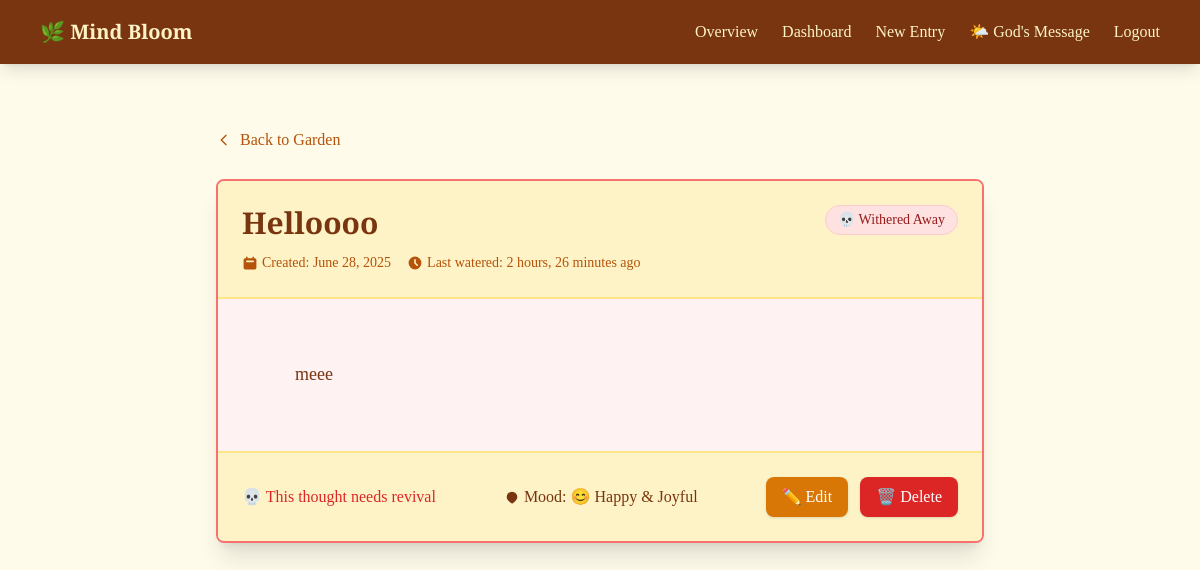
Page /entry/2/view/ (signed in) on the committed database.
### core/models.py (models this page shows, shortened)
class Entry(models.Model):
    MOODS = [
        ('happy', '😊 Happy & Joyful'),
        ('sad', '😢 Sad & Melancholy'),
        ('excited', '🎉 Excited & Energetic'),
        ('calm', '😌 Calm & Peaceful'),
        ('anxious', '😰 Anxious & Worried'),
        ('grateful', '🙏 Grateful & Thankful'),
        ('reflective', '🤔 Reflective & Thoughtful'),
        ('creative', '🎨 Creative & Inspired'),
        ('nostalgic', '💭 Nostalgic & Reminiscent'),
    ]
    user = models.ForeignKey(User, on_delete=models.CASCADE)
    memory_title = models.CharField(max_length=200)
    content = models.TextField()
    created_at = models.DateTimeField(auto_now_add=True)
    last_watered = models.DateTimeField(default=timezone.now)
    is_dead = models.BooleanField(default=False)  # ✅ BooleanField
    mood = models.CharField(max_length=20, choices=MOODS, default='happy')

### core/views.py (the view)
# urls.py: path('entry/<int:entry_id>/view/', views.view_entry, name='view_entry'),
@login_required
def view_entry(request, entry_id):
    entry = get_object_or_404(Entry, id=entry_id, user=request.user)
    return render(request, 'journal/view_entry.html', {'entry': entry})

### templates/journal/view_entry.html (shortened to what this page needs)
{% extends "base.html" %}
{% block content %}
<div class="max-w-3xl mx-auto mt-8">
  <div class="mb-6">
    <a href="{% url 'dashboard' %}"
       class="inline-flex items-center text-amber-700 hover:text-amber-900 font-medium transition-colors duration-200">
      <svg class="w-4 h-4 mr-2" fill="none" stroke="currentColor" viewBox="0 0 24 24">
        <path stroke-linecap="round" stroke-linejoin="round" stroke-width="2" d="M15 19l-7-7 7-7"></path>
      </svg>
      Back to Garden
    </a>
  </div>
  <article class="bg-amber-50 border-2 rounded-lg shadow-xl overflow-hidden
                 {% if entry.is_dead %}
                   border-red-400 bg-red-50
                 {% else %}
                   border-amber-300
                 {% endif %}">
    <header class="bg-amber-100 border-b-2 border-amber-200 p-6">
      <div class="flex items-start justify-between">
        <div class="flex-1">
          <h1 class="font-display text-3xl font-semibold text-amber-900 mb-3">
            {{ entry.memory_title }}
          </h1>
          <div class="flex flex-wrap items-center gap-4 text-sm text-amber-700">
            <div class="flex items-center">
              <svg class="w-4 h-4 mr-1" fill="currentColor" viewBox="0 0 20 20">
                <path fill-rule="evenodd" d="M6 2a1 1 0 00-1 1v1H4a2 2 0 00-2 2v10a2 2 0 002 2h12a2 2 0 002-2V6a2 2 0 00-2-2h-1V3a1 1 0 10-2 0v1H7V3a1 1 0 00-1-1zm0 5a1 1 0 000 2h8a1 1 0 100-2H6z" clip-rule="evenodd"></path>
              </svg>
              Created: {{ entry.created_at|date:"F j, Y" }}
            </div>
            <div class="flex items-center">
              <svg class="w-4 h-4 mr-1" fill="currentColor" viewBox="0 0 20 20">
                <path fill-rule="evenodd" d="M10 18a8 8 0 100-16 8 8 0 000 16zm1-12a1 1 0 10-2 0v4a1 1 0 00.293.707l2.828 2.829a1 1 0 101.415-1.415L11 9.586V6z" clip-rule="evenodd"></path>
              </svg>
              Last watered: {{ entry.last_watered|timesince }} ago
            </div>
          </div>
        </div>
        <div class="ml-4">
          {% if not entry.is_dead %}
            <span class="inline-flex items-center px-3 py-1 rounded-full text-sm font-medium bg-green-100 text-green-800 border border-green-200">
              🌱 Growing Strong
            </span>
          {% else %}
            <span class="inline-flex items-center px-3 py-1 rounded-full text-sm font-medium bg-red-100 text-red-800 border border-red-200">
              💀 Withered Away
            </span>
          {% endif %}
        </div>
      </div>
    </header>
    <div class="p-8">
      <div class="prose prose-amber max-w-none">
        <div class="text-amber-900 leading-relaxed text-lg font-serif whitespace-pre-wrap">
          {{ entry.content }}
        </div>
      </div>
    </div>
    <footer class="bg-amber-100 border-t-2 border-amber-200 p-6">
      <div class="flex flex-wrap items-center justify-between gap-4">
        <div class="flex items-center space-x-3">
          {% if not entry.is_dead %}
            <form method="post" action="{% url 'water_entry' entry.id %}" class="inline">
              {% csrf_token %}
              <button class="bg-blue-600 hover:bg-blue-700 text-white px-6 py-2 rounded-lg font-medium transition-colors duration-200 shadow hover:shadow-md flex items-center">
                💧 Water This Thought
              </button>
            </form>
          {% else %}
            <div class="text-red-600 font-medium flex items-center">
              💀 This thought needs revival
            </div>
          {% endif %}
        </div>
        {% if entry.mood %}
  <div class="flex items-center">
    <svg class="w-4 h-4 mr-1" fill="currentColor" viewBox="0 0 24 24">
      <path d="M12 22s8-4.438 8-10a8 8 0 10-16 0c0 5.562 8 10 8 10z" />
    </svg>
    Mood: <span class="ml-1 font-medium">{{ entry.get_mood_display }}</span>
  </div>
{% endif %}
        <div class="flex items-center space-x-3">
          <a href="{% url 'edit_entry' entry.id %}"
             class="bg-amber-600 hover:bg-amber-700 text-white px-4 py-2 rounded-lg font-medium transition-colors duration-200 shadow hover:shadow-md">
            ✏️ Edit
          </a>
          <button onclick="confirmDelete()"
                  class="bg-red-600 hover:bg-red-700 text-white px-4 py-2 rounded-lg font-medium transition-colors duration-200 shadow hover:shadow-md">
            🗑️ Delete
          </button>
        </div>
      </div>
    </footer>
  </article>
{% endblock %}

### rows in the picture
Entry: memory_title "Helloooo", created_at "June 28, 2025", last_watered "2 hours, 26 minutes", content "meee", mood "😊 Happy & Joyful"
